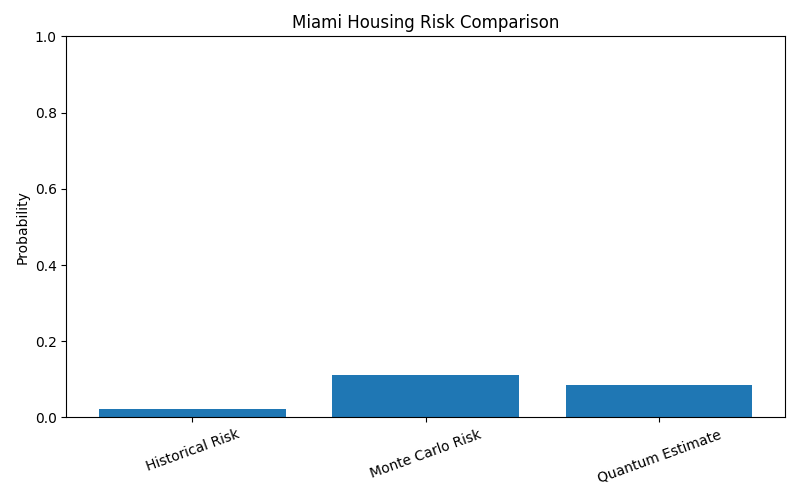

This figure's Python source:
import pandas as pd
import matplotlib.pyplot as plt


data = pd.read_csv(
    "data/latest_prediction.csv"
)


methods = [
    "Historical Risk",
    "Monte Carlo Risk",
    "Quantum Estimate"
]


values = [
    data["Historical Risk"][0],
    data["Monte Carlo Risk"][0],
    data["Quantum Estimate"][0]
]


plt.figure(figsize=(8,5))

plt.bar(
    methods,
    values
)


plt.ylabel("Probability")

plt.title(
    f"{data['Market'][0]} Housing Risk Comparison"
)


plt.ylim(0,1)

plt.xticks(rotation=20)

plt.tight_layout()


plt.savefig(
    "graphs/risk_comparison.png"
)


print("Graph saved!")
